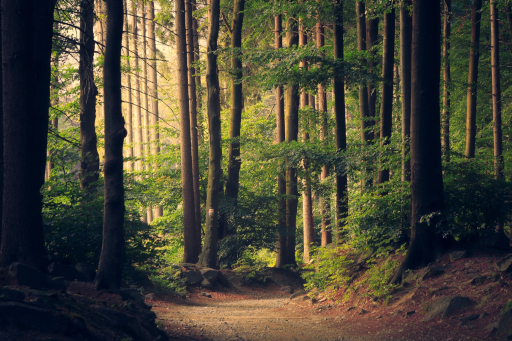
#> input picture assets/images/forest.jpg, 512 x 341 px
$ python transformations.py
#> lines starting #> are read from the running program, lines starting #| are printed output that depends on the picture
### utilities/utility.py
import cv2 as cv
import numpy as np

from matplotlib import pyplot as plt

def translate(img, x, y):
    """
    Translating the image
    :param img: np array
    :param x: -x >> left, x >> right
    :param y: -y >> up, y >> down
    :return: np array
    """
    # translation matrix
    #        | 1 0 Tx |
    # t_m  = | 0 1 Ty |
    t_m = np.float32([[1,0,x], [0,1,y]])
    dimensions = (img.shape[1], img.shape[0])  # width, height
    return cv.warpAffine(img, t_m, dimensions)


def rotate(img, angle, rotation_point=None):
    """
    Rotate the image
    :param img: np array
    :param angle: -angle -> clockwise, +angle -> counterclockwise
    :param rotation_point: pixel tuple
    :return: np image
    """
    height, width, _ = img.shape

    if rotation_point is None:
        rotation_point = (width//2, height//2)

    # rotation matrix
    #        | cosTeta -sinTeta |
    # t_m  = | sinTeta  cosTeta |  where Teta is the angle of rotation
    r_m = cv.getRotationMatrix2D(rotation_point, angle, scale=1.0)
    dimensions = (width, height)

    return cv.warpAffine(img, r_m, dimensions)


# [20 lines left out: functions rescale_img, imshow, not called in this run]

### Basic/05_Image Transformations/transformations.py
import cv2 as cv

from utilities.utility import translate, rotate

path_to_img = '../../assets/images/forest.jpg'
img = cv.imread(path_to_img)  # 3 channel image (BGR)
#> img is the input picture: shape (341, 512, 3); mean B, G, R 54, 69.7, 72
cv.imshow('Waterfall', img)

# translation
translated = translate(img, 100, 150)
#> in translate, `return cv.warpAffine(img, t_m, dimensions)`:
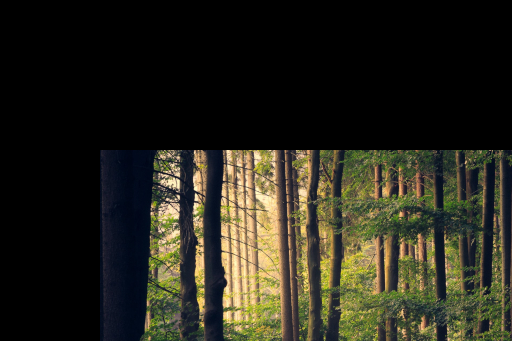
#> returned value: shape (341, 512, 3); mean of channels 0, 1, 2 28.1, 39.5, 41; drawn as B, G, R
cv.imshow('Translated', translated)

translated = translate(img, -100, -150)
#> call 2 of translate, with x = -100, y = -150
#> in translate (call 2), `return cv.warpAffine(img, t_m, dimensions)`:
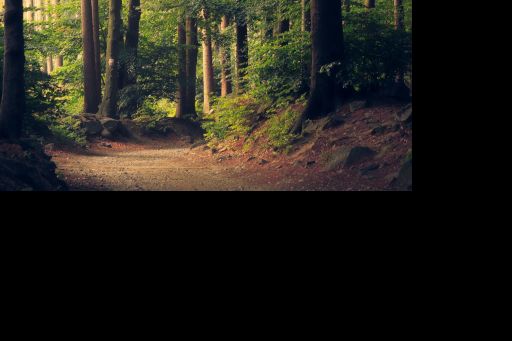
#> returned value: shape (341, 512, 3); mean of channels 0, 1, 2 24, 31.1, 33.1; drawn as B, G, R
cv.imshow('Translated 2', translated)

# rotation
rotated = rotate(img, 180)
#> in rotate, `return cv.warpAffine(img, r_m, dimensions)`:
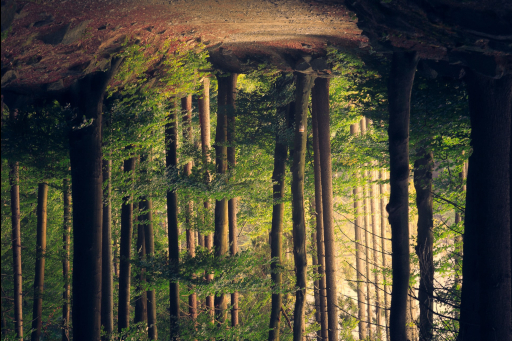
#> returned value: shape (341, 512, 3); mean of channels 0, 1, 2 54, 69.7, 71.9; drawn as B, G, R
cv.imshow('Rotated', rotated)

rotation_point = (100, 300)
rotated = rotate(img, -20, rotation_point)
#> call 2 of rotate, with angle = -20, rotation_point = (100, 300)
#> in rotate (call 2), `return cv.warpAffine(img, r_m, dimensions)`:
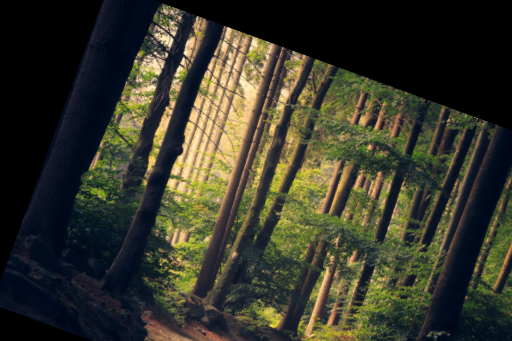
#> returned value: shape (341, 512, 3); mean of channels 0, 1, 2 42.2, 55.5, 55.5; drawn as B, G, R
cv.imshow('Rotated 2', rotated)

# flipping
flip_code = 1  # 0, 1, -1 -> vertically (x axis), horizontally (y axis), both
flipped = cv.flip(img, flip_code)
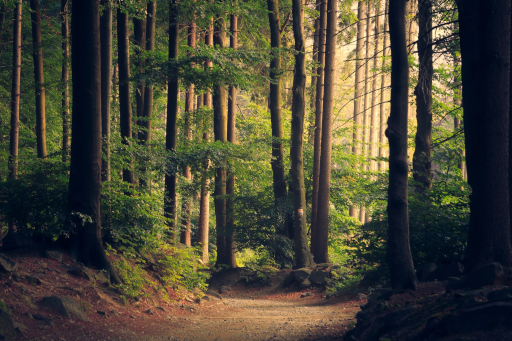
#> flipped: shape (341, 512, 3); mean B, G, R 54, 69.7, 72
cv.imshow('Flipped', flipped)

flip_code = -1
flipped = cv.flip(img, flip_code)
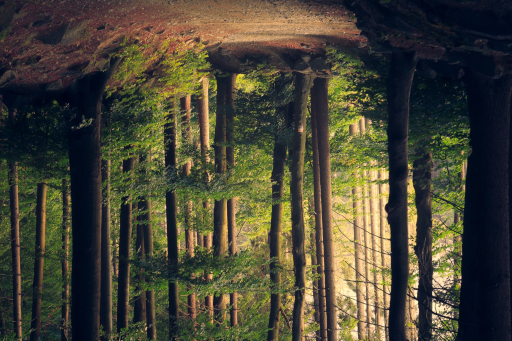
#> flipped: shape (341, 512, 3); mean B, G, R 54, 69.7, 72
cv.imshow('Flipped 2', flipped)

# transposing
transposed = cv.transpose(img)
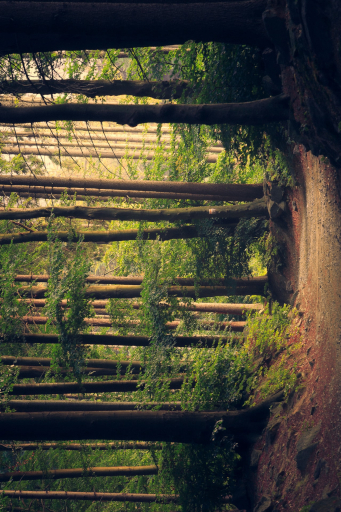
#> transposed: shape (512, 341, 3); mean B, G, R 54, 69.7, 72
cv.imshow('Transposed', transposed)  # applying the transpose function twice,
                                     # the original image is restored

cv.waitKey(0)

$ run again, with assets/images/cat.jpg copied over assets/images/forest.jpg
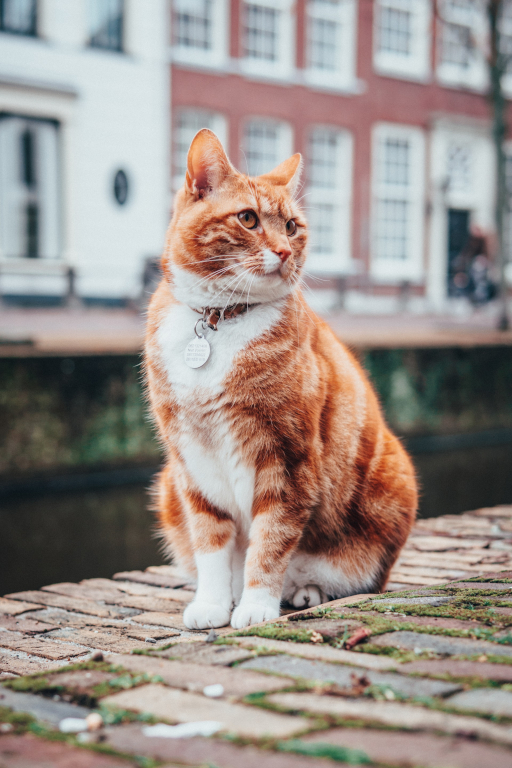
#> input picture assets/images/cat.jpg, 512 x 768 px
#> img is the input picture: shape (768, 512, 3); mean B, G, R 138, 144.3, 155.2
#> `flipped = cv.flip(img, flip_code)`:
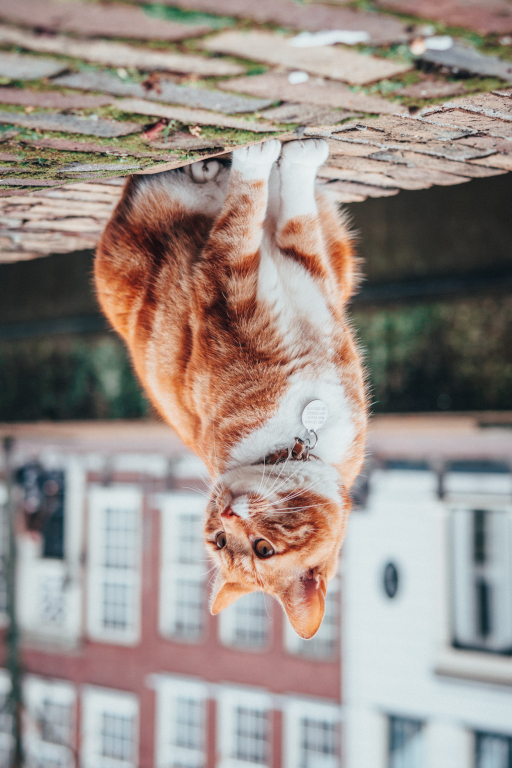
#> flipped: shape (768, 512, 3); mean B, G, R 138, 144.3, 155.2
#> `transposed = cv.transpose(img)`:
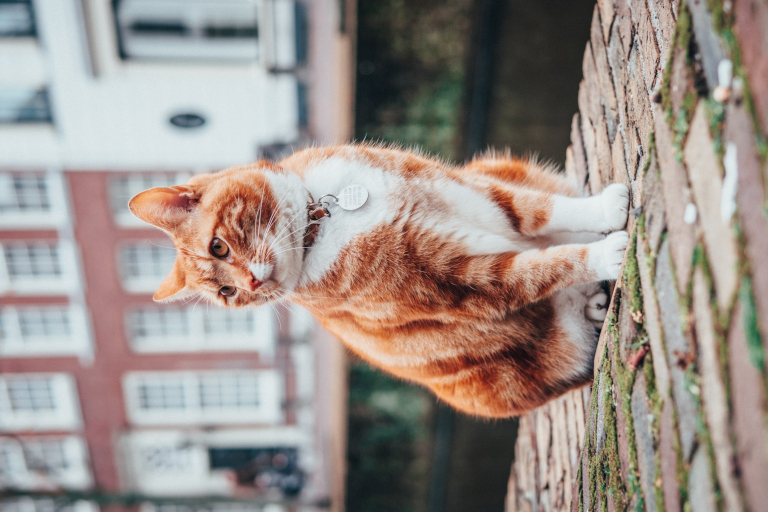
#> transposed: shape (512, 768, 3); mean B, G, R 138, 144.3, 155.2
